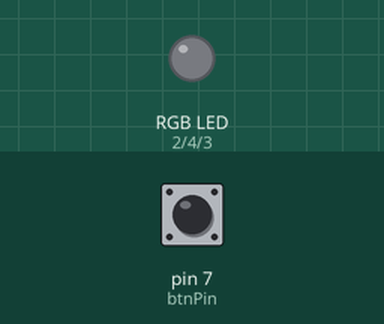
Simulated run of this sketch. Board: Arduino Uno, built with avr-gcc and run on an emulated ATmega328P. Shown: an RGB LED mixed from three pins (HIGH = lit). The test bench sets the inputs (shaded band); at power-on: pin 7 (btnPin) LOW.

Above: at 1.2 s.
1.3 s: pin 7 (btnPin) pulled HIGH for 0.15 s
At 1.9 s:
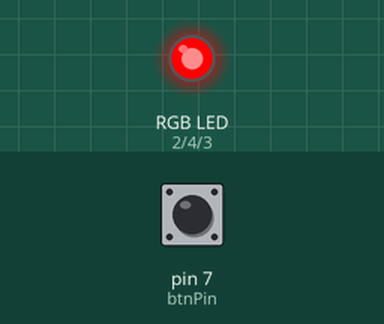
2.9 s: pin 7 (btnPin) pulled HIGH for 1 s
At 4.3 s:
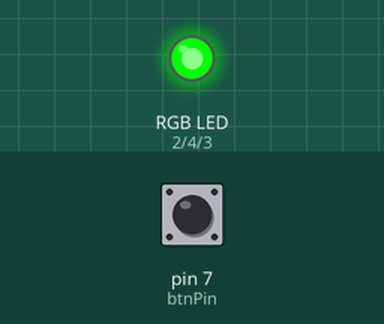
5.4 s: pin 7 (btnPin) pulled HIGH for 0.15 s
At 6.2 s:
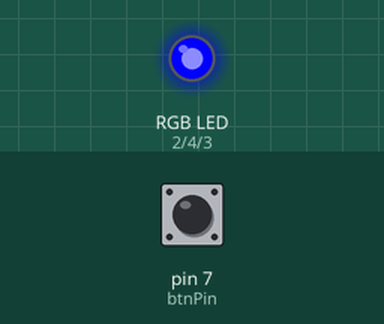
7.0 s: pin 7 (btnPin) pulled HIGH for 3.2 s
At 11.5 s:
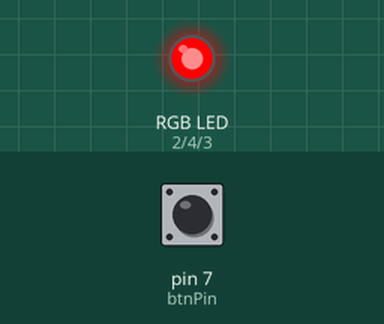
Timing chart, 0 to 12.7 s (numbered marks = the images above; inputs shaded):
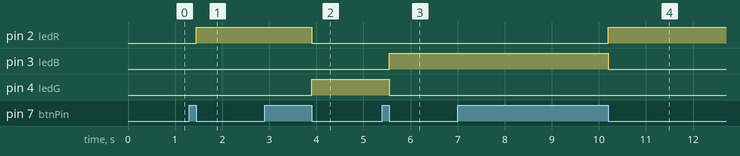

Measured:
- after the input at 1.3 s, pin 2 (ledR): LOW → HIGH after 0.15 s
- after the input at 2.9 s, pin 2 (ledR): HIGH → LOW after 1.0 s; pin 4 (ledG): LOW → HIGH after 1.0 s
- after the input at 5.4 s, pin 3 (ledB): LOW → HIGH after 0.15 s; pin 4 (ledG): HIGH → LOW after 0.15 s
- after the input at 7.0 s, pin 2 (ledR): LOW → HIGH after 3.2 s; pin 3 (ledB): HIGH → LOW after 3.2 s

The sketch:

cfb_cursos_09_rgb_classes1.ino
```cpp
#define ledR 2
#define ledG 4
#define ledB 3
#define btnPin 7

class Botao {
public:
  int btnclicado, btnsolto, pino;
  Botao(int p) : pino(p), btnclicado(0), btnsolto(0) {}
  bool press() {
    if (digitalRead(pino) == HIGH) {
      btnclicado = 1;
      btnsolto = 0;
    } else {
      btnsolto = 1;
    }
    if (btnclicado == 1 && btnsolto == 1) {
      btnclicado = 0;
      btnsolto = 0;
      return true;
    } else {
      return false;
    }
  }
};

class Cor {
public:
  int pinoR, pinoG, pinoB, ciclo, maximo;
  Cor(int pr, int pg, int pb) : pinoR(pr), pinoB(pb), pinoG(pg), ciclo(0), maximo(3) {}
  void trocaLed() {
    if (ciclo == 0) {
      corLed(1, 0, 0);
    } else if (ciclo == 1) {
      corLed(0, 1, 0);
    } else if (ciclo == 2) {
      corLed(0, 0, 1);
    }
    ciclo++;
    if (ciclo > maximo - 1) {
      ciclo = 0;
    }
  }

private:
  void corLed(int r, int g, int b) {
    digitalWrite(pinoR, r); // HIGH==1, LOW==0
    digitalWrite(pinoG, g);
    digitalWrite(pinoB, b);
  }
};

Botao btn(btnPin);
Cor core(ledR, ledG, ledB);

void setup() {
  pinMode(ledR, OUTPUT);
  pinMode(ledG, OUTPUT);
  pinMode(ledB, OUTPUT);
  pinMode(btnPin, INPUT);
}

void loop() {
  if (btn.press()) {
    core.trocaLed();
  }
}
```
